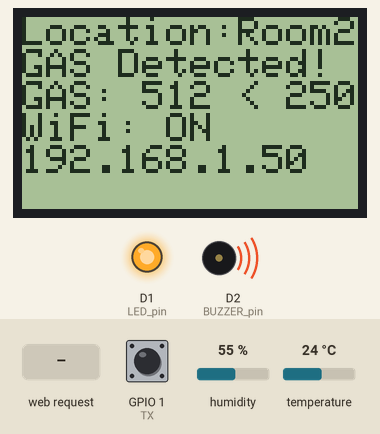
A sketch run on a simulated ESP8266 (NodeMCU). Parts: 84×48 one-colour display, output pins drawn as LEDs (lit = HIGH), buzzer (waves = sounding). Dashed ring = blinking. Inputs (shaded band) come from the test bench; at power-on: GPIO 1 (TX) HIGH, humidity 55 %, temperature 24 °C. WiFi joins after 1.5 s; servers stay silent unless stated; no MQTT or app messages arrive unless stated; what the sketch prints to the serial monitor is not drawn.

Above: at 2.9 s.
3.0 s: GPIO 1 (TX) driven LOW
At 4.0 s:
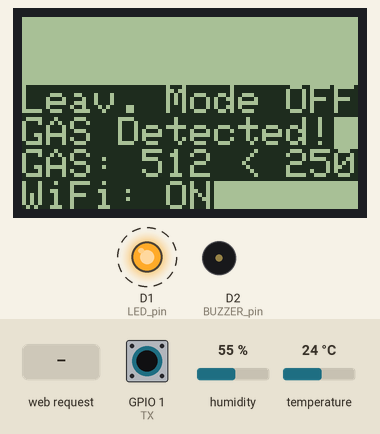
5.1 s: HTTP request GET /Flame received
At 5.9 s:
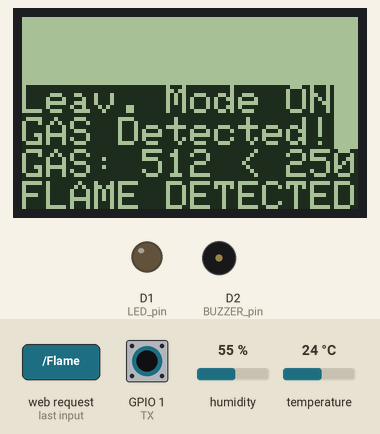
7.5 s: HTTP request GET /DoorOpen received
At 9.9 s:
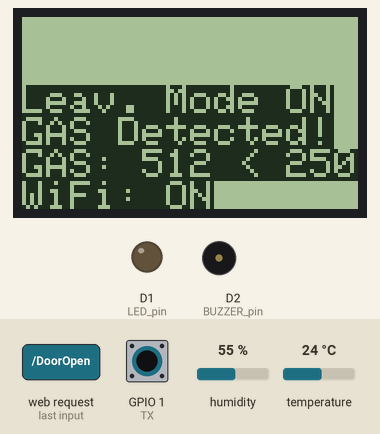
10.0 s: GPIO 1 (TX) driven HIGH
At 16.2 s:
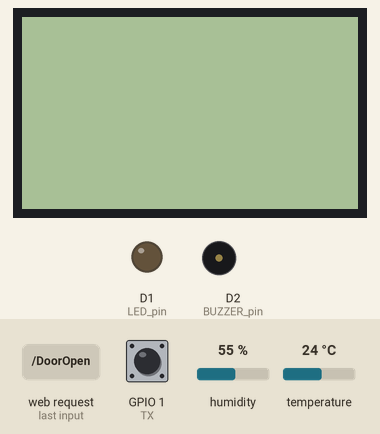
16.4 s: GPIO 1 (TX) pulsed LOW 5 times (0.12 s each, 0.3 s apart)
At 22.76 s:
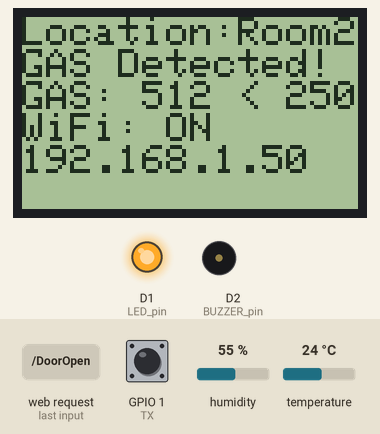
22.8 s: HTTP request GET /Flame received
At 23.9 s:
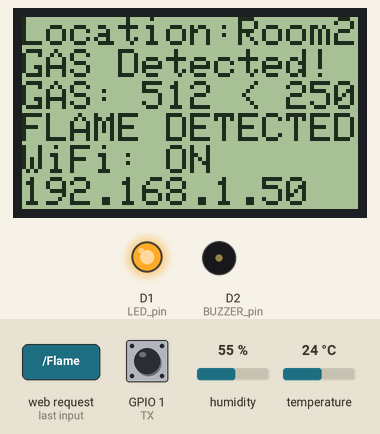
Timing chart, 0 to 25.8 s (numbered marks = the images above; inputs shaded):
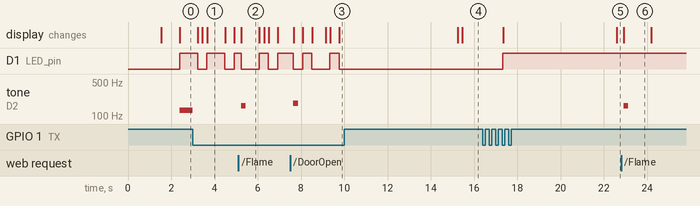

The sketch:

final_node_2.ino
```cpp
#include <SPI.h>              // include SPI library
#include <Adafruit_GFX.h>     // include adafruit graphics library
#include <Adafruit_PCD8544.h> // include adafruit PCD8544 (Nokia 5110) library
#include <Wire.h>
#include <Adafruit_Sensor.h>
#include <Adafruit_BME280.h>
#include <ArduinoJson.h>
#include <ESP8266WiFi.h>
#include <ESP8266HTTPClient.h>
#include <PubSubClient.h>

#define DEBUG 0
#define DEBUG_WITHOUT_INTERNET 0
#define DEBUG_STANDALONE 0
#define DEBUG_WITH_STATIC_IP 0
//Define Pin
#define TX 1
#define D0 16
#define D1 5
#define D2 4
#define D3 0
#define D4 2
#define D5 14
#define D6 12
#define D7 13
#define D8 15

//Define general/constant
#define BOARD_RATE 9600
#define MyRoomLocation "Room2"
#define DURATION_DEFAULT 1000
int curr_time = 999999;

//Define LED
#define LED_pin D1
#define LED_ON HIGH
#define LED_OFF LOW
bool LED_STATE = LED_OFF;
bool LED_activate = false;

//Define BUZZER
#define BUZZER_pin D2
#define BUZZER_ON HIGH
#define BUZZER_OFF LOW
#define DURATION_BUZZER_GASMIDDLE 2000
#define DURATION_BUZZER_GASHIGH 300
bool BUZZER_STATE = BUZZER_OFF;
bool BUZZER_activate = false;
bool BUZZER_activate_ON = false;
bool BUZZER_activate_OFF = false;
int BUZZER_duration = DURATION_DEFAULT;
int BUZZERON_prev_time = -999999;
int BUZZEROFF_prev_time = -999999;

//Define LCD
Adafruit_PCD8544 display = Adafruit_PCD8544(D5, D7, D6, D8, D0);
#define DURATION_LCD_MODEVIEW 5000
#define NUMFLAKES 10
#define XPOS 0
#define YPOS 1
#define DELTAY 2
#define LOGO16_GLCD_HEIGHT 16
#define LOGO16_GLCD_WIDTH 16
bool LCD_activate = false;
bool LCD_mode_view = false;
bool LCD_warnGAS_view = false;
bool LCD__view = false;
int LCD_modeview_prev_time = -999999;
static const unsigned char PROGMEM logo16_glcd_bmp[] =
{ B00000000, B11000000,
  B00000001, B11000000,
  B00000001, B11000000,
  B00000011, B11100000,
  B11110011, B11100000,
  B11111110, B11111000,
  B01111110, B11111111,
  B00110011, B10011111,
  B00011111, B11111100,
  B00001101, B01110000,
  B00011011, B10100000,
  B00111111, B11100000,
  B00111111, B11110000,
  B01111100, B11110000,
  B01110000, B01110000,
  B00000000, B00110000
};

//Define BUTTON
#define BUTTON_ON LOW
#define BUTTON_OFF HIGH
#define LEAVING_ON HIGH
#define LEAVING_OFF LOW
bool BUTTON_STATE = BUTTON_OFF;
bool pre_BUTTON_STATE = BUTTON_OFF;
bool LEAVING_STATE = LEAVING_OFF;

//Define BME280
#define SEALEVELPRESSURE_HPA (1013.25)
Adafruit_BME280 BME; // I2C
bool BME_check = false;
float temperature, humidity;
int BME_prev_time = -999999;

//Define GASsensor
#define GAS_pin A0
#define GAS_MIDDLE 250
#define GAS_HIGH 350
String payload_gas = "";
#if DEBUG
#define DELAY_GAS_LEAVINGON 1000
#define DELAY_GAS_LEAVINGOFF 1000
#define DELAY_BME_LEAVINGON 1000
#define DELAY_BME_LEAVINGOFF 1000
#define DELAY_DOOROPEN_LEAVINGON 1000
#define DELAY_DOOROPEN_LEAVINGOFF 1000
#define DELAY_FLAME_LEAVINGON 10000
#define DELAY_FLAME_LEAVINGOFF 10000
#else
#define DELAY_GAS_LEAVINGON 300000
#define DELAY_GAS_LEAVINGOFF 150000
#define DELAY_BME_LEAVINGON 1000
#define DELAY_BME_LEAVINGOFF 1000
#define DELAY_DOOROPEN_LEAVINGON 1000 // NODE2 에서 설정한 딜레이와 동일하게
#define DELAY_DOOROPEN_LEAVINGOFF 1000// NODE2 에서 설정한 딜레이와 동일하게
#define DELAY_FLAME_LEAVINGON 1000    // NODE2 에서 설정한 딜레이와 동일하게
#define DELAY_FLAME_LEAVINGOFF 1000   // NODE2 에서 설정한 딜레이와 동일하게
#endif
int GAS_value;
bool GAS_check = false, GAS_middle = false, GAS_high = false, GAS_DETECTED = false;
bool GAS_DETECTED_BUZZER = false;
int GAS_prev_time = -999999;

WiFiServer server(80);
#define WEBHOOK_PROTOCOL "http://"
#define NODE1_IP "192.168.0.104"
#define WEBHOOK_PATH_HUMIDITY WEBHOOK_PROTOCOL NODE1_IP "/Humidity/"
#define WEBHOOK_PATH_TEMP     WEBHOOK_PROTOCOL NODE1_IP "/Temperature/"
#define WEBHOOK_PATH_GAS      WEBHOOK_PROTOCOL NODE1_IP "/Gas/"
bool FLAME_DETECTED = false;
bool FLAME_DETECTED_BUZZER = false;
bool DOOROPEN_DETECTED = false;
bool DOOROPEN_DETECTED_BUZZER = false;
int FLAME_prev_time = -999999;
int DOOROPEN_prev_time = -999999;

#define IFTTT_HOST "maker.ifttt.com"
#define IFTTT_KEY "bvdK0S9W6_lsDU0IS-ze_t"
// Wifi
const char *wifi_ssid = "HGU_IoT_3"; // 사용하는 공유기 이름
const char *wifi_password = "csee1414";       // 공유기 password 입력

// MQTT
#define mqtt_broker "192.168.0.92" //MQTT broker address(자신의 Raspberry Pi3 IP), 노트북을 통한 모바일 핫스팟에서 IP check
#define mqtt_user "iot"
#define mqtt_pwd "csee1414"

// 개별 nodeMCU 설정시 수정해야하는 부분(숫자를 자신의 주어진 번호로 모두 수정) - 자신의 NodeMCU NAME
//Publish를 위한 Topic
const char *mqtt_nodeName = "myhome";
const char *pub_dht = "myhome/room2/dht22";
const char *pub_dht_t = "myhome/room2/dht22_t";
const char *pub_dht_h = "myhome/room2/dht22_h";
const char *pub_gas = "myhome/room2/gas";
//Subscribe Topic
const char *sub_topic2 = "myhome/room2"; // #로 하면 모든 토픽으로부터 수신을 한다.
// 해당코드에서 1을 자신의 학번으로 수정하면 됨.
#define TOPIC_GREETINGS "Hello from nodeMCU at NTH405"
const char *pub_door = "myhome/room1/door";
const char *pub_flame = "myhome/room1/flame";
const char *pub_mode = "myhome/room2/mode";
const char *pub_wifi1 = "myhome/room1/wifi";
const char *pub_wifi2 = "myhome/room2/wifi2";

WiFiClient wifiClient; //클라이언트로 작동
char data[80];

void callback(char *topic, byte *payload, unsigned int length) //Web으로 부터 수신한 Message에 따른 동작 제어 함수
{
  char message_buff[100]; //initialise storage buffer
  String msgString;
  int i = 0;

  Serial.println("Message arrived: topic: " + String(topic));
  Serial.println("Length: " + String(length, DEC));

  //create character buffer with ending null terminator (string)
  for (i = 0; i < length; i++) {
    message_buff[i] = payload[i];
  }
  message_buff[i] = '\0';

  msgString = String(message_buff);
  Serial.println("Payload: " + msgString);
}
PubSubClient mqtt_client(mqtt_broker, 1883, callback, wifiClient);
void InitWiFi()
{
  Serial.println(); //시리얼모니터창에 보기 좋게 줄을 바꿈
  Serial.println();
  Serial.println("Connectiong to WiFi..");
  // attempt to connect to WiFi network
  WiFi.begin(wifi_ssid, wifi_password);
  int ct = 0;
  while (WiFi.status() != WL_CONNECTED)
  {
    ct++;
    delay(500);
    Serial.print(".");
    if (ct == 10) return;
  }
  // 접속이 되면 출력
  Serial.println();
  Serial.print("Connected to AP: ");
  //접속 정보를 출력
  Serial.println(WiFi.localIP());
}

void setup()
{
  Serial.begin(BOARD_RATE);
  InitWiFi();
  server.begin(); // setup webserver
  pinMode(TX, INPUT);
  //LED begin
  pinMode(LED_pin, OUTPUT);
  //BUZZER begin
  pinMode(BUZZER_pin, OUTPUT);
  //LCD begin
  display.begin();
  display.setContrast(50);
  display.clearDisplay(); // clears the screen and buffer
  //BME begin
  Wire.begin(D3, D4);
  bool status = BME.begin(0x76);
  BME_prev_time = millis();
  temperature = BME.readTemperature();
  humidity = BME.readHumidity();
  mqtt_client.setServer(mqtt_broker, 1883);
  mqtt_client.setCallback(callback);
  //  //Connection to MQTT broker
  mqtt_client.connect(mqtt_nodeName, mqtt_user, mqtt_pwd);
}

void loop()
{
  if (WiFi.status() == WL_CONNECTED)
  {
    listen_webhook();
    mqtt_client.publish(pub_wifi1, "WIFI ON", 1);
  }
  else
  {
    mqtt_client.publish(pub_wifi1, "WIFI OFF", 1);
    InitWiFi();
  }
  // String data from Node#1 (Define at Level 2)
  String Door_data = "", Fire_data = "";
  // String data to Node#1
  String Button_data = "", BME_data = "", GAS_data = "";
  String RoomLocation = "";

  define_checkCondition();

  Button_data = check_BUTTON();
  BME_data = check_BME();
  GAS_data = check_GAS();

  define_controlCondition();

  control_LED();
  control_BUZZER();
  control_LCD(RoomLocation);

  mqtt_client.loop();
  delay(100);
}

void define_checkCondition()
{
  //Input data check condition (Add check condition of other sensors at Level 2)
  curr_time = millis();
  //BUTTON_check = curr_time-BUTTON_prev_time>DELAY_BUTTON; //add if necessary
  if (LEAVING_STATE == LEAVING_ON)
  {
    BME_check = (curr_time - BME_prev_time) > DELAY_BME_LEAVINGON;
    GAS_check = (curr_time - GAS_prev_time) > DELAY_GAS_LEAVINGON;
    FLAME_DETECTED = (curr_time - FLAME_prev_time < DELAY_FLAME_LEAVINGON);
    DOOROPEN_DETECTED = (curr_time - DOOROPEN_prev_time < DELAY_DOOROPEN_LEAVINGON);
  }
  else if (LEAVING_STATE == LEAVING_OFF)
  {
    BME_check = (curr_time - BME_prev_time) > DELAY_BME_LEAVINGOFF;
    GAS_check = (curr_time - GAS_prev_time) > DELAY_GAS_LEAVINGOFF;
    FLAME_DETECTED = (curr_time - FLAME_prev_time < DELAY_FLAME_LEAVINGOFF);
    DOOROPEN_DETECTED = (curr_time - DOOROPEN_prev_time < DELAY_DOOROPEN_LEAVINGOFF);
  }
}

//Input 1.Button ('Leaving mode' control)
String check_BUTTON()
{
  String BUTTON_data = "";
  DynamicJsonDocument doc(1024);
  BUTTON_STATE = digitalRead(TX);
  if (BUTTON_STATE == BUTTON_ON && pre_BUTTON_STATE != BUTTON_ON)
  {
    LEAVING_STATE = !LEAVING_STATE;
    LCD_modeview_prev_time = millis();
    pre_BUTTON_STATE = BUTTON_ON;
    doc["RoomLocation"] = MyRoomLocation;
    if (LEAVING_STATE == LEAVING_ON)
    {
      doc["LeavingState"] = "LeavingModeON";
    }
    else
    {
      doc["LeavingState"] = "LeavingModeOFF";
    }
  }
  else
    pre_BUTTON_STATE = BUTTON_OFF;
  serializeJson(doc, BUTTON_data);
  return BUTTON_data;
}

//Input 2.BME (temperature and humidity)
String check_BME()
{
  String BME_data = "";
  DynamicJsonDocument doc(1024);
  if (BME_check)
  {
    temperature = BME.readTemperature();
    humidity = BME.readHumidity();

#if !DEBUG_STANDALONE
    String webhook_link_t(WEBHOOK_PATH_TEMP + String(temperature));
    String webhook_link_h(WEBHOOK_PATH_HUMIDITY + String(humidity));
    http_connection(webhook_link_t);
    http_connection(webhook_link_h);

    String payload_dht = "{";
    payload_dht += "Hum: ";
    payload_dht += humidity;
    payload_dht += ", ";
    payload_dht += "Temp: ";
    payload_dht += temperature;
    payload_dht += "C";
    payload_dht += "}";
    payload_dht.toCharArray(data, (payload_dht.length() + 1));
    mqtt_client.publish(pub_dht, data, 1);
    sprintf(data, "%3.1f", temperature);
    mqtt_client.publish(pub_dht_t, data, 1);
    sprintf(data, "%3.0f", humidity);
    mqtt_client.publish(pub_dht_h, data, 1);
#endif
    BME_prev_time = millis();
    doc["RoomLocation"] = MyRoomLocation;
    doc["Temperature"] = temperature;
    doc["Humidity"] = humidity;
  }
  return BME_data;
}

//Input 3.GAS
String check_GAS()
{
  String GAS_data = "";
  DynamicJsonDocument doc(1024);
  if (GAS_check)
  {
    GAS_value = analogRead(GAS_pin);
    GAS_prev_time = millis();

    if (GAS_value >= GAS_MIDDLE && GAS_value < GAS_HIGH)
    {
#if !DEBUG_STANDALONE
      String webhook_link_g(WEBHOOK_PATH_GAS + String(GAS_value));
      http_connection(webhook_link_g);
      mqtt_client.publish(pub_gas, "GAS MIDDLE detected", 1);
#endif
      GAS_middle = HIGH;

    }
    else GAS_middle = LOW;

    if (GAS_value >= GAS_HIGH) {
      send_event("GasFlagon");
#if !DEBUG_STANDALONE
      String webhook_link_g(WEBHOOK_PATH_GAS + String(GAS_value));
      http_connection(webhook_link_g);
#endif
      GAS_high = HIGH;
      payload_gas = "Gas detected!!!!!";
      payload_gas.toCharArray(data, (payload_gas.length() + 1));
      mqtt_client.publish(pub_gas, "GAS HIGH detected", 1);
    }
    else {
      GAS_high = LOW;
      mqtt_client.publish(pub_gas, "Gas undetected", 1);
    }

    GAS_DETECTED = (GAS_middle || GAS_high);
    GAS_DETECTED_BUZZER = true;
    doc["RoomLocation"] = MyRoomLocation;
    doc["GasValue"] = GAS_value;
  }
  return GAS_data;
}

void define_controlCondition()
{
  //Output data control condition (modify each condition at Level 2)
  LED_activate = (LEAVING_STATE == LEAVING_OFF && GAS_DETECTED) || (LEAVING_STATE == LEAVING_OFF && FLAME_DETECTED) || (LEAVING_STATE == LEAVING_OFF && DOOROPEN_DETECTED);
  if (GAS_middle)
    BUZZER_duration = DURATION_BUZZER_GASMIDDLE;
  else if (GAS_high)

  BUZZER_duration = DURATION_BUZZER_GASHIGH;
  BUZZER_activate = (LEAVING_STATE == LEAVING_OFF && GAS_DETECTED) || (LEAVING_STATE == LEAVING_OFF && FLAME_DETECTED) || (LEAVING_STATE == LEAVING_ON && DOOROPEN_DETECTED);
  LCD_activate = (LEAVING_STATE == LEAVING_OFF || LCD_mode_view);
  LCD_mode_view = (curr_time - LCD_modeview_prev_time < DURATION_LCD_MODEVIEW);
  LCD_warnGAS_view = (GAS_DETECTED);
  LCD__view = (LCD_activate && !(LCD_mode_view || LCD_warnGAS_view));
  /* Level2 addition
    LCD_warnDoor_view = ;
    LCD_warnFire_view = ;
  */
}

//Output 1.LED
void control_LED()
{
  //<CASE> - 1)GAS (add case when struct Level 2)
  if (LED_activate)
    LED_STATE = LED_ON;
  else
    LED_STATE = LED_OFF;
  digitalWrite(LED_pin, LED_STATE);
}

//Output 2.BUZZER
//<CASE> - 1)GAS[middle/high] (add case when struct Level 2)
void control_BUZZER()
{
  if (GAS_high && GAS_DETECTED_BUZZER)
  {
    // 3옥타브 도
    GAS_DETECTED_BUZZER = false;
    tone(BUZZER_pin, 131);
  }
  else if (GAS_middle && GAS_DETECTED_BUZZER)
  {
    // 4옥타브 도
    GAS_DETECTED_BUZZER = false;
    tone(BUZZER_pin, 261);
  }
  else if (FLAME_DETECTED && FLAME_DETECTED_BUZZER)
  {
    // 3옥타브 미
    FLAME_DETECTED_BUZZER = false;
    tone(BUZZER_pin, 164);
  }
  else if (DOOROPEN_DETECTED && DOOROPEN_DETECTED_BUZZER)
  {
    // 3옥타브 솔
    DOOROPEN_DETECTED_BUZZER = false;
    tone(BUZZER_pin, 184);
  }
  else{
    noTone(BUZZER_pin);
  }
}

//Output 3.LCD
void control_LCD(String RoomLocation)
{
    //<CASE> - 1)mode view   2)warnGAS view   3) view   4)non-view (add case when struct Level 2)
    display.clearDisplay();
    if (LCD_activate)
    {
        display.setTextSize(0.8);
        display.setTextColor(BLACK);
        display.setCursor(0, 0);
        if (LCD_mode_view)
        {
            display.setTextSize(1);
            display.setTextColor(WHITE, BLACK);
            display.setCursor(0, 17);
            display.print("Leav. Mode ");
            if (LEAVING_STATE == LEAVING_ON)
                display.println("ON");
            else
                display.println("OFF");
        }
        else
        {
            display.print("Location:");
            if (RoomLocation == "")
                display.println(MyRoomLocation);
            else
                display.println(RoomLocation);
        }
        if (LCD_warnGAS_view)
        {
            display.println("GAS Detected!");
            display.print("GAS: ");
            display.print(GAS_value);
            display.print(" < ");
            display.println(GAS_MIDDLE);
        }
        else if (LCD__view)
        {
            display.print("Temp: ");
            display.print(temperature, 1);
            // display.print(BME.readTemperature(), 1);
            display.println(" *C");
            display.print("Hum: ");
            display.print(humidity, 1);
            // display.print(BME.readHumidity(), 1);
            display.println(" %");
            //TEST - GAS
            //       display.print("(TEST)GAS: ");
            //       display.println(GAS_value);
            //TEST - LEAVINGMODE
            //display.print("(TEST)LEAVINGMODE: ");
            //display.println(LEAVING_STATE);
        }
        if (FLAME_DETECTED)
        {
            display.println("FLAME DETECTED");
        }
        if (DOOROPEN_DETECTED)
        {
            display.println("DOOROPEN DETECTED");
        }
        if (WiFi.status() == WL_CONNECTED)
        {
            display.println("WiFi: ON");
            display.print(WiFi.localIP());
        }
        else
        {
            display.print("WiFi: OFF");
        }
    }
    display.display();
}

void listen_webhook()
{
    WiFiClient client = server.available();
    if (!client)
    {
        delay(100);
        return;
    }
    int ct = 0;
    while (!client.available())
    {
        ct++;
        delay(100);
        Serial.print(",");
        if (ct == 10000)
            return;
    }
    String request = client.readStringUntil('\r');
    if (request.indexOf("/Flame") != -1)
    {
        FLAME_prev_time = millis();
        FLAME_DETECTED_BUZZER = true;
    }
    if (request.indexOf("/DoorOpen") != -1)
    {
        DOOROPEN_prev_time = millis();
        DOOROPEN_DETECTED_BUZZER = true;
    }
    client.flush();
}

String http_connection(String url)
{
    String payload;
    if (WiFi.status() == WL_CONNECTED)
    {
        HTTPClient http;
        http.begin(url);
        int httpCode = http.GET();

        if (httpCode > 0)
            payload = http.getString();
        http.end();
    }
    return payload;
}

void send_event(const char *event)
{
    WiFiClient client;
    const int httpPort = 80;
    if (!client.connect(IFTTT_HOST, httpPort))
    {
        return;
    }
    String url = "/trigger/";
    url += event;
    url += "/with/key/";
    url += IFTTT_KEY;
    String mJson = String("{\"value1\": \"") + "IoT System Design... \"}";
    client.println(String("POST ") + url + " HTTP/1.1");
    client.println(String("Host: ") + IFTTT_HOST);
    client.println("Content-Type: application/json");
    client.print("Content-Length: ");
    client.println(mJson.length());
    client.println();
    client.println(mJson);
    delay(300);
    client.stop();
}
```

Measured:
- after the input at 3.0 s, D1 (LED_pin): alternates HIGH for 0.83 s and LOW for 0.43 s, starting after 0.22 s; the display: first changes after 0.23 s (image 1 shows a later state)
- after the input at 5.1 s, tone on D2 (BUZZER_pin): silent → 164 Hz after 0.13 s, → silent 0.21 s later; the display: changes after 0.14 s (image 2)
- after the input at 7.5 s, tone on D2 (BUZZER_pin): silent → 184 Hz after 0.15 s, → silent 0.21 s later; the display: first changes after 0.16 s (image 3 shows a later state)
- after the input at 10.0 s, D1 (LED_pin): stops changing and stays LOW; the display: first changes after 5.2 s (image 4 shows a later state)
- after the input at 16.4 s, D1 (LED_pin): LOW → HIGH after 0.94 s; the display: first changes after 0.95 s (image 5 shows a later state)
- after the input at 22.8 s, tone on D2 (BUZZER_pin): silent → 164 Hz after 0.11 s, → silent 0.21 s later; the display: changes after 0.13 s (image 6)
- what the display in image 1 shows lasts 0.8 s, from 3.7 s to 4.5 s
